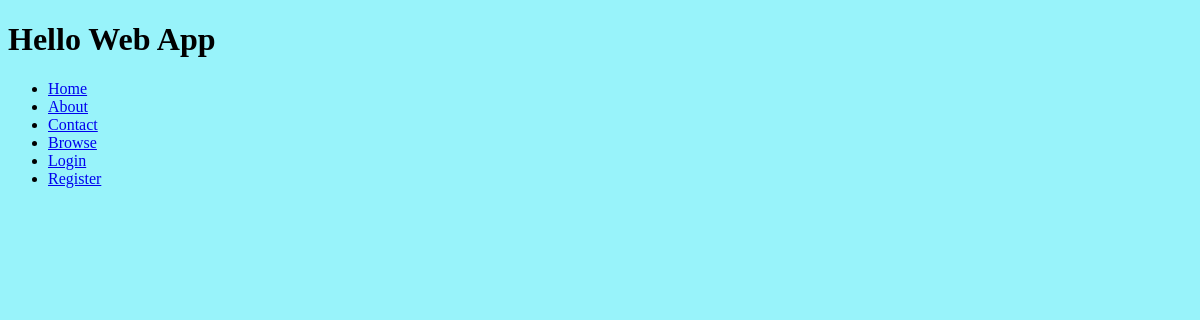
/, run on an earlier commit of the app's database.
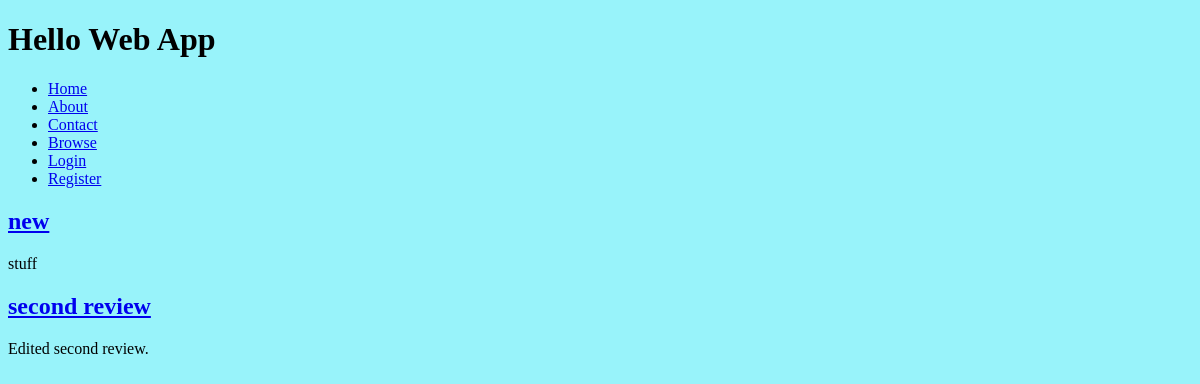
And on a later commit of the database.
### collection/models.py (models this page shows)
class Review(models.Model):
    name = models.CharField(max_length=225)
    description = models.TextField()
    slug = models.SlugField(unique=True)
    user = models.OneToOneField(User, blank=True, null=True)

### collection/views.py (the view)
# urls.py: url(r'^$', views.index, name="home"),
def index(request):
    reviews = Review.objects.all()
    return render(request, 'index.html', {"reviews":reviews, },)

### collection/templates/index.html (shortened to what this page needs)
{% extends "layouts/base.html" %}
{% block content %}
{% for review in reviews %}
<h2>
    <a href="{% url 'review_detail' slug=review.slug %}">
    {{ review.name }}
    </a>
</h2>
<p>{{ review.description }}</p>
{% endfor %}
{% endblock %}

### collection/templates/layouts/base.html (shortened to what this page needs)
{% load staticfiles %}
<!doctype html>
<html>
  <head>
    <link rel="stylesheet" href="{% static 'css/style.css' %}" />
  </head>
    <body>
      <header>
        <h1>Hello Web App</h1>
        <nav>
          <ul>
            <li><a href="{% url "home" %}">Home</a></li>
            <li><a href="{% url "about" %}">About<a/></li>
            <li><a href="{% url "contact" %}">Contact</a></li>
            <li><a href="{% url "browse" %}">Browse</a></li>
            {% if user.is_authenticated %}
            <li><a href="{% url "auth_logout" %}">Logout</a></li>
            {% else %}
            <li><a href="{% url "auth_login" %}">Login</a></li>
            <li><a href="{% url "registration_register" %}">Register</a></li>
            {% endif %}
          </ul>
        </nav>
      </header>
      {% block content %}
      {% endblock %}
    </body>
</html>

### collection/static/css/style.css (style rules this page uses)
body { background-color: #98F3FA; }

What changed in the data, as far as the page shows it:
added Review: name "new", description "stuff"
added Review: name "second review", description "Edited second review."
